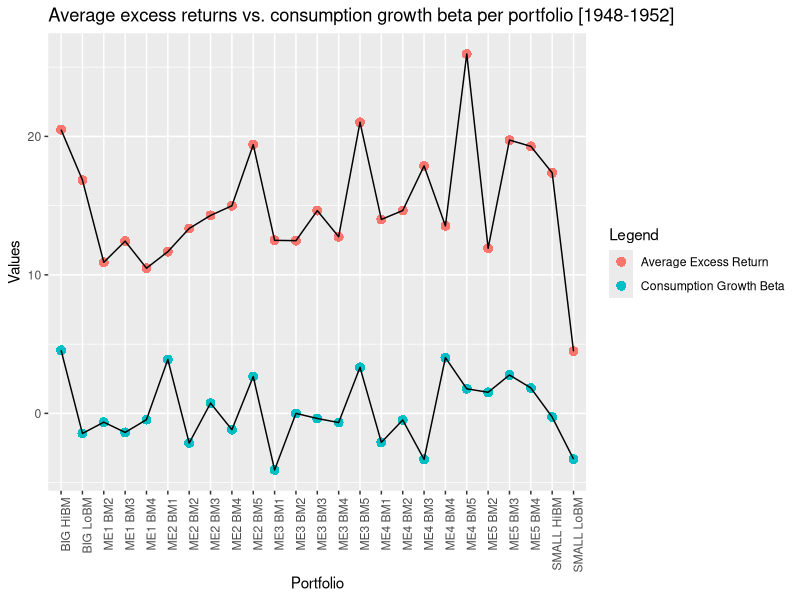
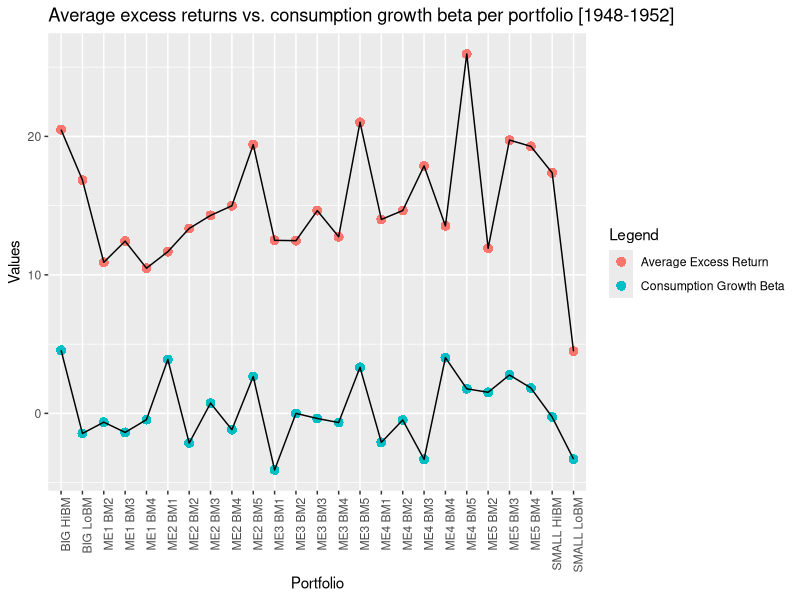

Reproduce these figures in R, in order.
# Install and load necessary packages
if (!requireNamespace("readr", quietly = TRUE)) {
  install.packages("readr")
}
if (!requireNamespace("dplyr", quietly = TRUE)) {
  install.packages("dplyr")
}
if (!requireNamespace("tidyverse", quietly = TRUE)) {
  install.packages("tidyverse")
}
if (!requireNamespace("ggplot2", quietly = TRUE)) {
  install.packages("ggplot2")
}

library(readr)
library(dplyr)
library(tidyverse)
library(ggplot2)

# Load data
q4_consumption <- read_csv('consumption_growth.csv')
portfolio_returns <- read_csv('25_Portfolios_5x5.CSV', col_types = cols())
fama_french_factors <- read_csv('F-F-Annual.csv')

# Filter data by relevant years
relevant_years <- c(1948, 1949, 1950, 1951, 1952)

q4_consumption <- q4_consumption %>%
  filter(YEAR %in% relevant_years)

portfolio_returns <- portfolio_returns %>%
  filter(YEAR %in% relevant_years)

fama_french_factors <- fama_french_factors %>%
  filter(YEAR %in% relevant_years)

# Calculate Excess Returns for each year
excess_returns_list <- list()

for (year in relevant_years) {
  rf <- fama_french_factors %>%
    filter(YEAR == year) %>%
    pull(RF)
  
  portfolio_returns_year <- portfolio_returns %>%
    filter(YEAR == year)
  
  excess_returns_year <- portfolio_returns_year %>%
    mutate(across(-YEAR, ~ . - rf))  # Subtract rf from all columns except YEAR
  
  excess_returns_list[[as.character(year)]] <- excess_returns_year
}

excess_returns <- bind_rows(excess_returns_list)

# Align the data
aligned_q4_consumption <- q4_consumption %>%
  arrange(YEAR)

aligned_excess_returns <- excess_returns %>%
  arrange(YEAR)

combined_data <- cbind(aligned_excess_returns, c_growth = aligned_q4_consumption$c_growth)

portfolio_excess_returns <- combined_data %>% select(-YEAR, -c_growth)

betas <- list()

for(portfolio in colnames(portfolio_excess_returns)) {
  formula <- as.formula(paste("`", portfolio, "`", "~ c_growth", sep = ""))
  model <- lm(formula, data = combined_data)
  beta <- coef(model)["c_growth"]
  betas[[portfolio]] <- beta
}

betas_df <- data.frame(Portfolio = names(betas), Consumption_Beta = unlist(betas))

average_excess_returns <- portfolio_excess_returns %>% 
  summarise(across(everything(), mean))

average_excess_returns_df <- pivot_longer(average_excess_returns, 
                                          cols = everything(), 
                                          names_to = "Portfolio", 
                                          values_to = "Average_Excess_Return")

betas_and_returns <- betas_df %>%
  left_join(average_excess_returns_df, by = "Portfolio")

# Plot the relationship
plot <- ggplot(betas_and_returns) +
  geom_point(aes(x = Portfolio, y = Average_Excess_Return, color = "Average Excess Return"), size = 3, shape = 16) +
  geom_point(aes(x = Portfolio, y = Consumption_Beta, color = "Consumption Growth Beta"), size = 3, shape = 16) +
  geom_line(aes(x = Portfolio, y = Average_Excess_Return, group = 1), color = "black") +
  geom_line(aes(x = Portfolio, y = Consumption_Beta, group = 1), color = "black") +
  labs(title = "Average excess returns vs. consumption growth beta per portfolio [1948-1952]",
       x = "Portfolio",
       y = "Values",
       color = "Legend") +
  theme(axis.text.x = element_text(angle = 90, hjust = 1))

print(plot)

# Save the plot to a file (optional)
ggsave("average_excess_returns_vs_consumption_growth_beta_plot.png", plot)
